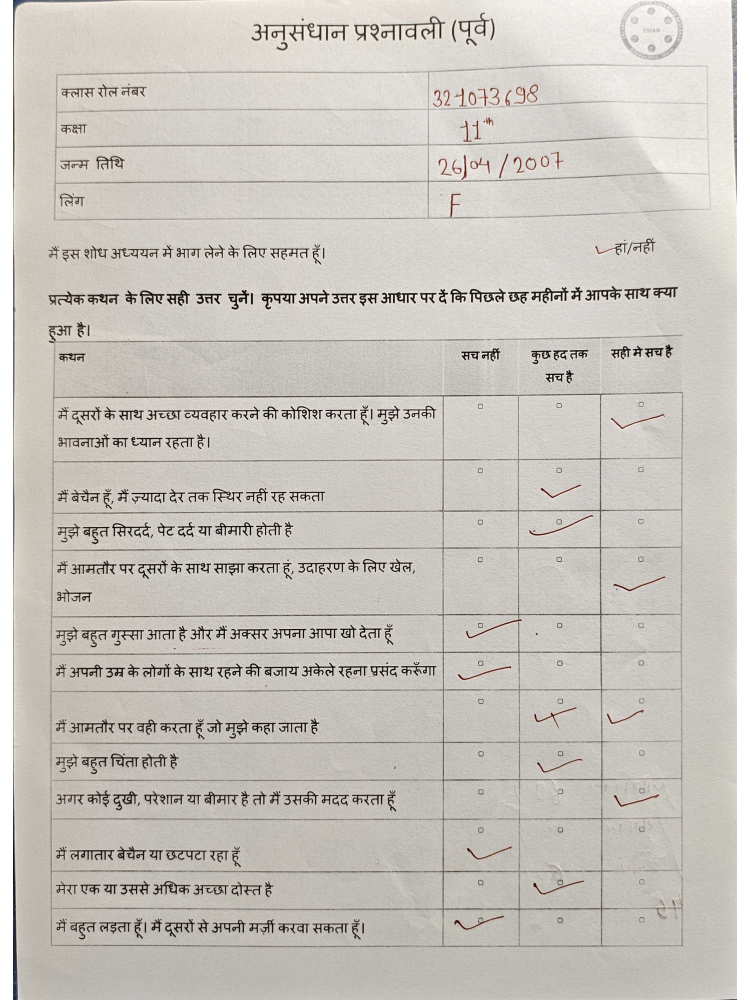
#> input picture shared/temp/scanned_raw.jpg, 2250 x 3000 px (shown at 1/3 size)
$ python -i pdf.py   (imports and definitions only)
#> lines starting #> are read from the running program, lines starting #| are printed output that depends on the picture
import cv2
import fitz
import numpy as np
import os

TEMPLATE_W = 1490
TEMPLATE_H = 2104
ZOOM = 180 / 72

COLS_X_PTS = [384.8, 449.3, 516.0]

P1_Y_RANGES = [
    (1400, 1660), (1660, 1810), (1810, 1960), (1960, 2110),
    (2110, 2260), (2260, 2410), (2410, 2560), (2560, 2710),
    (2710, 2860), (2860, 3010), (3010, 3160), (3160, 3310)
]

P2_Y_RANGES = [
    (58, 187), (187, 316), (316, 521), (521, 746), (746, 875),
    (875, 1008), (1008, 1137), (1137, 1337), (1337, 1471),
    (1471, 1600), (1600, 1825), (1825, 1946), (1946, 2075)
]

# [46 lines left out: functions split_pdf_to_images, render_pdf_to_arrays, not called in this run]

def classify_document(img_path):
    """
    Classifies document by size, estimated DPI, and color profile.
    """
#> called with img_path = '../../../shared/temp/scanned_raw.jpg'
    img = cv2.imread(img_path)
#> img is the input picture: shape (3000, 2250, 3); mean B, G, R 190.5, 196.5, 200.8
    if img is None:
        return {"type": "scanned", "dpi": 300, "pages": 1, "is_color": False}

    h, w = img.shape[:2]
#> h = 3000; w = 2250
    est_dpi = int((w / 8.27 + h / 11.69) / 2)
#> est_dpi = 264
    gray = cv2.cvtColor(img, cv2.COLOR_BGR2GRAY)

    # Simple color check
    color_diff = 0
    if len(img.shape) == 3:
        b, g, r = cv2.split(img)
        color_diff = float(np.mean(cv2.absdiff(b, g)) + np.mean(cv2.absdiff(g, r)))
#> color_diff = 10.41

    # Check lighting uniformity
    grid_h, grid_w = h // 4, w // 4
#> grid_h = 750; grid_w = 562
    means = []
    for r_idx in range(4):
        for c_idx in range(4):
            block = gray[r_idx*grid_h:(r_idx+1)*grid_h, c_idx*grid_w:(c_idx+1)*grid_w]
            if block.size > 0:
                means.append(np.mean(block))
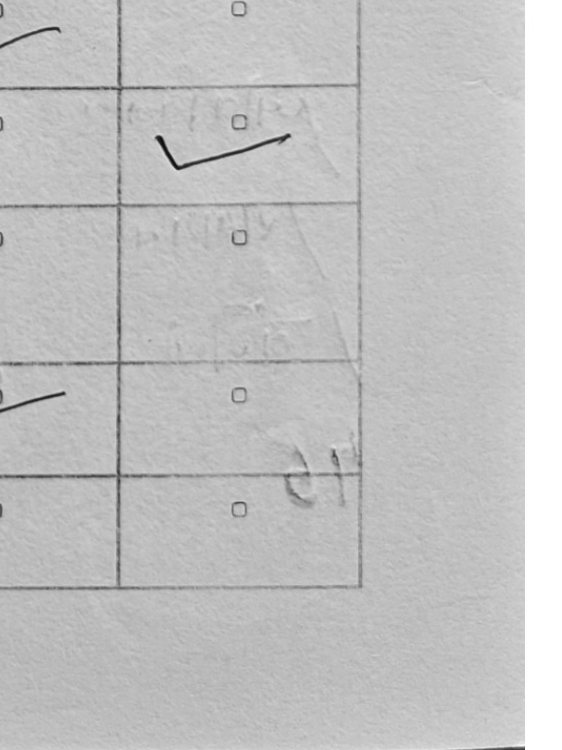
#> block: shape (750, 562); min 13, max 255, mean 194.3
#> after the loop, means = [206.1, 210.5, 211, 222.9, 193.2, 193.6, 199.8, 203.7, 188.9, 185.3, 192.8, 200.8, 181.7, 180.9, 185.7, 194.3]
    lighting_std = np.std(means) if means else 0
#> lighting_std = 11.39

    doc_type = "scanned"
    if lighting_std > 18:
        doc_type = "mobile_photo"
    elif est_dpi < 150:
        doc_type = "fax_like"

    return {
        "type": doc_type,
        "dpi": est_dpi,
        "pages": 1,
        "is_color": color_diff > 5
    }

>>> result = classify_document('../../../shared/temp/scanned_raw.jpg')
#> result = {'type': 'scanned', 'dpi': 264, 'pages': 1, 'is_color': True}
